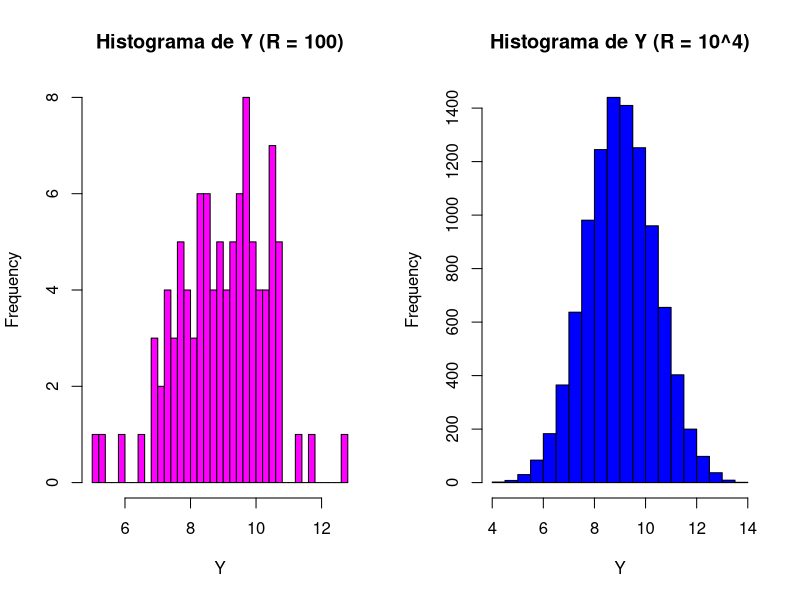

Here is the R script that generated this plot:
set.seed(6803)

# 2.a Generar la función Y_dist(R)
Y_dist <- function(R) {
  realizaciones <- replicate(R, mean(runif(15, min = 0, max = 18)))
  return(realizaciones)
}

# 2.b Calcular la media y la varianza muestral para diferentes valores de R
R_values <- c(2, 30, 100, 10^4)
resultados_Y <- data.frame(R = integer(), Media = numeric(), Varianza = numeric())

for (R in R_values) {
  muestras_Y <- Y_dist(R)
  media_muestral_Y <- mean(muestras_Y)
  varianza_muestral_Y <- var(muestras_Y)
  resultados_Y <- rbind(resultados_Y, data.frame(R = R, Media = media_muestral_Y, Varianza = varianza_muestral_Y))
}

print(resultados_Y)

# 2.c Cálculo teórico de E(Y) y V(Y)
a <- 0
b <- 18
E_Y <- (a + b) / 2  # Igual a E(X)
V_Y <- ((b - a)^2 / 12) / 15  # V(X)/15

print(paste("Esperanza E(Y):", E_Y))
print(paste("Varianza V(Y):", V_Y))

# 2.d Generar histogramas para R = 100 y R = 10^4
par(mfrow = c(1, 2))  # Configurar la ventana gráfica para dos gráficos lado a lado

# Histograma para R = 100
hist(Y_dist(100), breaks = 30, main = "Histograma de Y (R = 100)", xlab = "Y", col = "magenta")

# Histograma para R = 10^4
hist(Y_dist(10^4), breaks = 30, main = "Histograma de Y (R = 10^4)", xlab = "Y", col = "blue")
